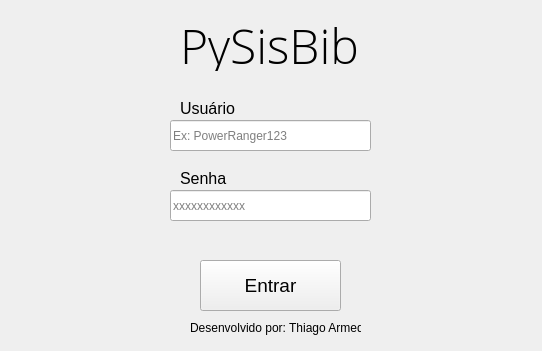
<?xml version="1.0" encoding="UTF-8"?>
<ui version="4.0">
 <class>MainWindow</class>
 <widget class="QWidget" name="MainWindow">
  <property name="geometry">
   <rect>
    <x>0</x>
    <y>0</y>
    <width>542</width>
    <height>351</height>
   </rect>
  </property>
  <property name="windowTitle">
   <string>PySisBib</string>
  </property>
  <widget class="QPushButton" name="botao_login">
   <property name="geometry">
    <rect>
     <x>200</x>
     <y>260</y>
     <width>141</width>
     <height>51</height>
    </rect>
   </property>
   <property name="font">
    <font>
     <pointsize>14</pointsize>
    </font>
   </property>
   <property name="text">
    <string>Entrar</string>
   </property>
   <property name="autoDefault">
    <bool>false</bool>
   </property>
   <property name="default">
    <bool>false</bool>
   </property>
   <property name="flat">
    <bool>false</bool>
   </property>
  </widget>
  <widget class="QLineEdit" name="linha_usuario">
   <property name="geometry">
    <rect>
     <x>170</x>
     <y>120</y>
     <width>201</width>
     <height>31</height>
    </rect>
   </property>
   <property name="placeholderText">
    <string>Ex: PowerRanger123</string>
   </property>
  </widget>
  <widget class="QLineEdit" name="linha_senha">
   <property name="geometry">
    <rect>
     <x>170</x>
     <y>190</y>
     <width>201</width>
     <height>31</height>
    </rect>
   </property>
   <property name="text">
    <string/>
   </property>
   <property name="echoMode">
    <enum>QLineEdit::Password</enum>
   </property>
   <property name="placeholderText">
    <string>xxxxxxxxxxxx</string>
   </property>
  </widget>
  <widget class="QLabel" name="label">
   <property name="geometry">
    <rect>
     <x>180</x>
     <y>100</y>
     <width>61</width>
     <height>16</height>
    </rect>
   </property>
   <property name="font">
    <font>
     <pointsize>12</pointsize>
    </font>
   </property>
   <property name="text">
    <string>Usuário</string>
   </property>
  </widget>
  <widget class="QLabel" name="label_2">
   <property name="geometry">
    <rect>
     <x>180</x>
     <y>170</y>
     <width>61</width>
     <height>16</height>
    </rect>
   </property>
   <property name="font">
    <font>
     <pointsize>12</pointsize>
    </font>
   </property>
   <property name="text">
    <string>Senha</string>
   </property>
  </widget>
  <widget class="QLabel" name="label_3">
   <property name="geometry">
    <rect>
     <x>190</x>
     <y>320</y>
     <width>171</width>
     <height>16</height>
    </rect>
   </property>
   <property name="text">
    <string>Desenvolvido por: Thiago Armede</string>
   </property>
  </widget>
  <widget class="QLabel" name="label_4">
   <property name="geometry">
    <rect>
     <x>180</x>
     <y>20</y>
     <width>191</width>
     <height>51</height>
    </rect>
   </property>
   <property name="font">
    <font>
     <family>Open Sans Light</family>
     <pointsize>36</pointsize>
    </font>
   </property>
   <property name="text">
    <string>PySisBib</string>
   </property>
  </widget>
 </widget>
 <resources/>
 <connections/>
</ui>
